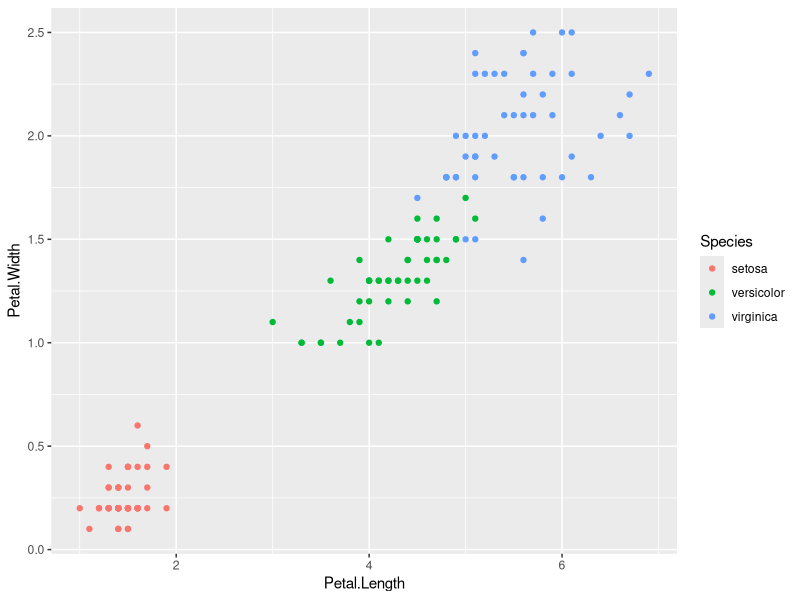
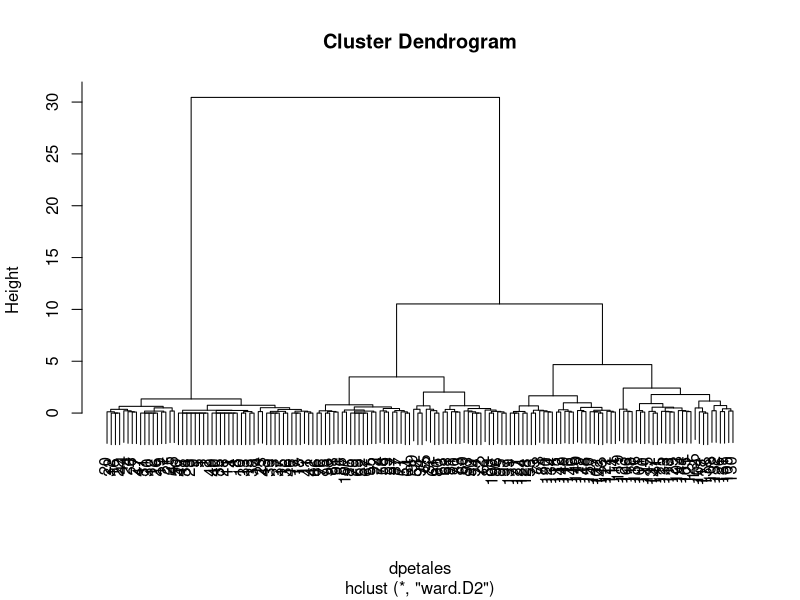

Write the R code that produced these figures, in order. (Note: this script raises an error after producing the figures.)
## ---- chunk 1
knitr::opts_chunk$set(echo = TRUE)
## ---- chunk 2
library(datasets)
head(iris) 
summary(iris)
## ---- chunk 3
library(ggplot2) # Cette librairie permet d'obtenir des graphiques plus soignés
ggplot(iris, aes(Petal.Length, Petal.Width, color = Species)) + geom_point()
## ---- chunk 4
petales<-iris[,3:4]
dpetales<-dist(petales)
dpetales
## ---- chunk 5
cah.ward<-hclust(dpetales,method="ward.D2")
plot(cah.ward)
print(cah.ward$height)
## ---- chunk 6
rect.hclust(cah.ward,k=) #Préciser la valeur de k, le nombre de classes
rect.hclust(cah.ward,k=) # Une autre valeur possible ?
groupes.cah<-cutree(cah.ward,k=) # Préciser la valeur de k pour créer les clusters
print(groupes.cah) # On affiche les groupes
plot(petales,col=groupes.cah) # Représentation graphique
## ---- chunk 7
table(groupes.cah, iris$Species)
## ---- chunk 8
ggplot(iris, aes(Petal.Length, Petal.Width, color = iris$Species)) + 
  geom_point(alpha = 0.4, size = 3.5) + geom_point(col = groupes.cah) #+ 
#  scale_color_manual(values = c('black', 'red', 'green','yellow','pink'))
